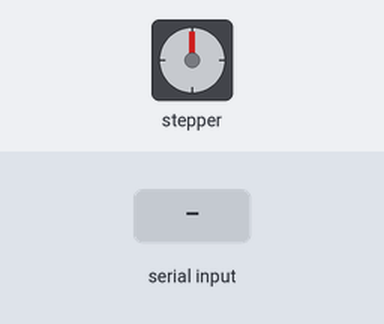
A sketch run on a simulated Arduino Uno, built with avr-gcc and run on an emulated ATmega328P. Shown: stepper motor. Wiring (inferred from the names in the program): stepper motor driver (200 steps per turn assumed): step pin 5; direction pin 2; enable pin 8. The test bench sets the inputs (shaded band).

Above: at 1.2 s.
1.3 s: "1" received over Serial
At 2.7 s:
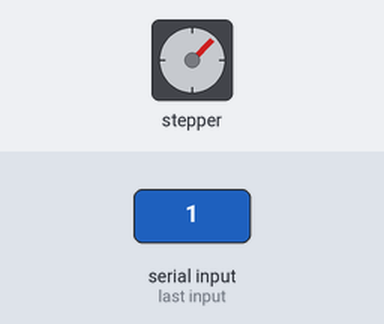
3.0 s: "2" received over Serial
At 3.4 s:
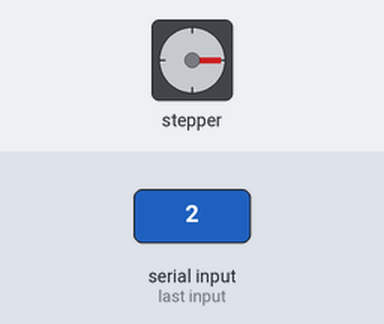
4.6 s: "3" received over Serial
At 5.6 s:
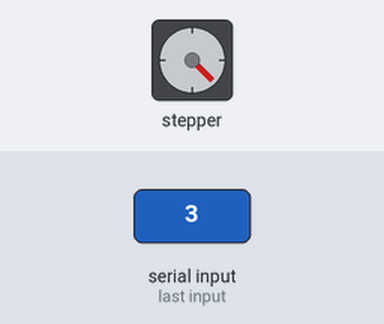
6.6 s: "4" received over Serial
At 7.4 s:
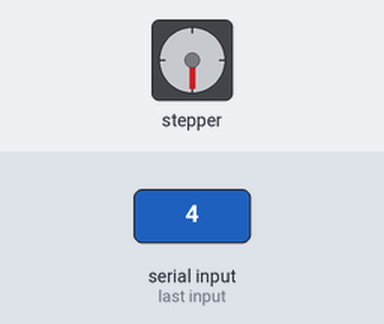
8.2 s: "5" received over Serial
At 9.2 s:
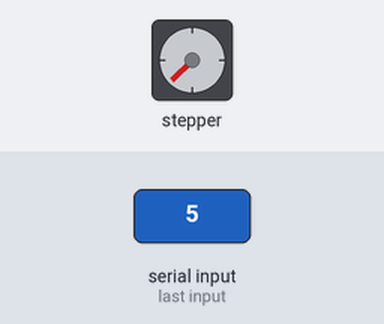
9.7 s: "6" received over Serial
At 11.0 s:
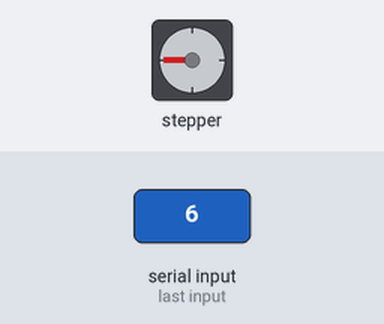
Timing chart, 0 to 12.3 s (numbered marks = the images above; inputs shaded):
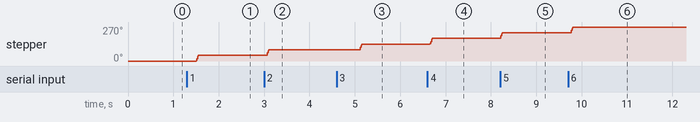

The sketch:

StepperMotorAngleControlTB6600.ino
```cpp
// defines pins numbers

const int stepPin = 5; //PUL+ 每个输入的脉冲信号，转动一个步距角
const int dirPin  = 2; //DIR+ 方向控制，高电平顺时，低电平逆时
const int enPin  = 8;  //ENA + 使能端，低电平使能，高电平失能，调试/故障排除使用

// Button
const int b1 = A0;
const int b2 = A1;
const int b3 = A2;
const int b4 = A3;


int currentAngle = 0;
int angle = 0;
float stepPerAngle = 1.8; // full step = 1.8
int   numstep;


void setup() {

  Serial.begin(9600);

  // Sets the two pins as Outputs

  pinMode(stepPin,OUTPUT);
  pinMode(dirPin,OUTPUT);
  pinMode(enPin,OUTPUT);

  digitalWrite(enPin,LOW);
  digitalWrite(dirPin,HIGH);

  pinMode(b1, INPUT);
  pinMode(b2, INPUT);
  pinMode(b3, INPUT);

  pinMode(b4, INPUT);
}

void loop() {
    int n;
    if (Serial.available() > 0) {
        char command = Serial.read();
        if (command == '0') {
            angle = 0;
        } else if (command == '1') {
            angle = 45;
        } else if (command == '2') {
            angle = 90;
        } else if (command == '3') {
            angle = 135;
        }else if (command == '4') {
            angle = 180;
        } else if (command == '5') {
            angle = 225;
        } else if (command == '6') {
            angle = 270;
        }else if (command == '7') {
            angle = 315;
        } else if (command == '8') {
            angle = 360;
        }
    }

    if( currentAngle != angle ){ //如果不相等==>执行步进电机旋转到目标角度
        if( currentAngle < angle){ //当前角度<目标角度，步进电机顺时针旋转
            digitalWrite(dirPin,HIGH);
             n = angle - currentAngle;  //计算点解所需旋转的角度偏差==>目标角度减去当前角度
            numstep = n / stepPerAngle; //步距角/旋转角度，计算电机所需要的旋转步数
        }
        else if( currentAngle > angle){ //当前角度>目标角度，步进电机逆时针旋转
            digitalWrite(dirPin,LOW);
            n = currentAngle - angle; //计算角度偏差
            if( angle == 0){ //目标角度 = 0，偏差=0
               n =currentAngle;
            }
            numstep = n / stepPerAngle;
        }
        for(int x = 0; x < numstep; x++) { //通过输入，并根据上面计算的步数
           digitalWrite(stepPin,HIGH);
           delayMicroseconds(1000);
           digitalWrite(stepPin,LOW);
           delayMicroseconds(1000);
        }
        currentAngle = angle; //刷新目标角度，判断下次循环是否需要旋转
    }
   delay(500);
}
```

Measured:
- after the input at 1.3 s, stepper: turns 45° clockwise, starting after 0.20 s
- after the input at 3.0 s, stepper: turns 45° clockwise, starting after 0.05 s
- after the input at 4.6 s, stepper: turns 45° clockwise, starting after 0.50 s
- after the input at 6.6 s, stepper: turns 45° clockwise, starting after 0.05 s
- after the input at 8.2 s, stepper: turns 45° clockwise, starting at once
- after the input at 9.7 s, stepper: turns 45° clockwise, starting after 0.05 s
